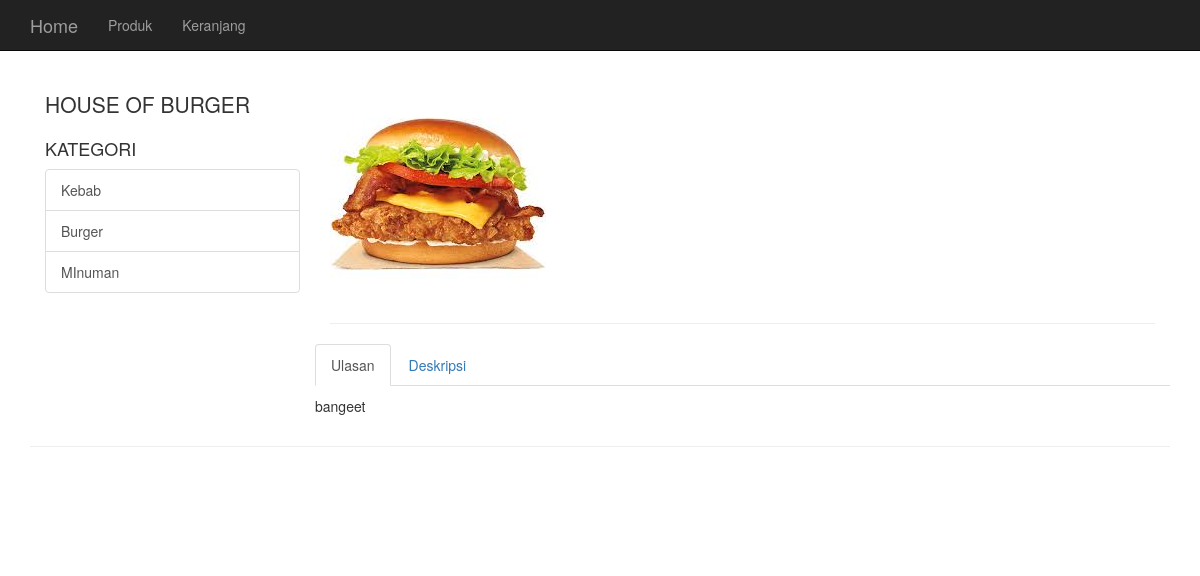
The page /item.php?id=23 on the database its author committed.
### tables this page shows
CREATE TABLE `categories` (
  `cat_id` int(11) NOT NULL,
  `cat_title` varchar(50) NOT NULL
);

CREATE TABLE `products` (
  `product_id` int(11) NOT NULL,
  `product_title` varchar(50) NOT NULL,
  `product_category_id` int(11) NOT NULL,
  `product_price` float NOT NULL,
  `product_quantity` int(11) NOT NULL,
  `product_description` text NOT NULL,
  `short_desc` text NOT NULL,
  `product_image` text NOT NULL
);

### public/item.php (the view, shortened to what this page needs)
<?php include(TEMPLATE_FRONT . DS . "header.php") ?>
<div class="container">
<?php include(TEMPLATE_FRONT . DS . "side_nav.php") ?>
<?php
$query = query(" SELECT * FROM products WHERE product_id = " . escape_string($_GET['id']). " ");
while($row = fetch_array($query)):
?>
<div class="col-md-9">
<div class="row">
    <div class="col-md-7">
       <img class="img-responsive" src="../resources/<?php echo display_image($row['product_image']); ?>" alt="">
    </div>
</div>
        <hr>
<div class="row">
<div role="tabpanel">
  <ul class="nav nav-tabs" role="tablist">
    <li role="presentation" class="active"><a href="#home" aria-controls="home" role="tab" data-toggle="tab">Ulasan</a></li>
    <li role="presentation"><a href="#profile" aria-controls="profile" role="tab" data-toggle="tab">Deskripsi</a></li>
  </ul>
  <div class="tab-content">
    <div role="tabpanel" class="tab-pane active" id="home">
        <p><?php echo $row['short_desc']; ?></p>
    </div>
  </div>
</div>
</div>
</div>
<?php endwhile; ?>
</div>
<?php include(TEMPLATE_FRONT . DS . "footer.php") ?>

### resources/functions.php (shortened to what this page needs)
<?php
$upload_directory = "uploads";
function query($sql) {
global $connection;
return mysqli_query($connection, $sql);
}
function escape_string($string) {
global $connection;
return mysqli_real_escape_string($connection, $string);
}
function fetch_array($result){
return mysqli_fetch_array($result);
}
function get_categories(){
$query = query("SELECT * FROM categories");
while($row = fetch_array($query)) {
$categories_links = <<<DELIMETER
<a href='category.php?id={$row['cat_id']}' class='list-group-item'>{$row['cat_title']}</a>
DELIMETER;
echo $categories_links;
    }
}
function display_image($picture){
global $upload_directory;
return $upload_directory . DS . $picture;
}
 ?>

### public/css/shop-homepage.css (style rules this page uses)
body { padding-top: 70px; }

### rows shown on the page
categories: cat_title "Kebab"
categories: cat_title "Burger"
categories: cat_title "MInuman"
products: product_image (picture), short_desc "bangeet"
